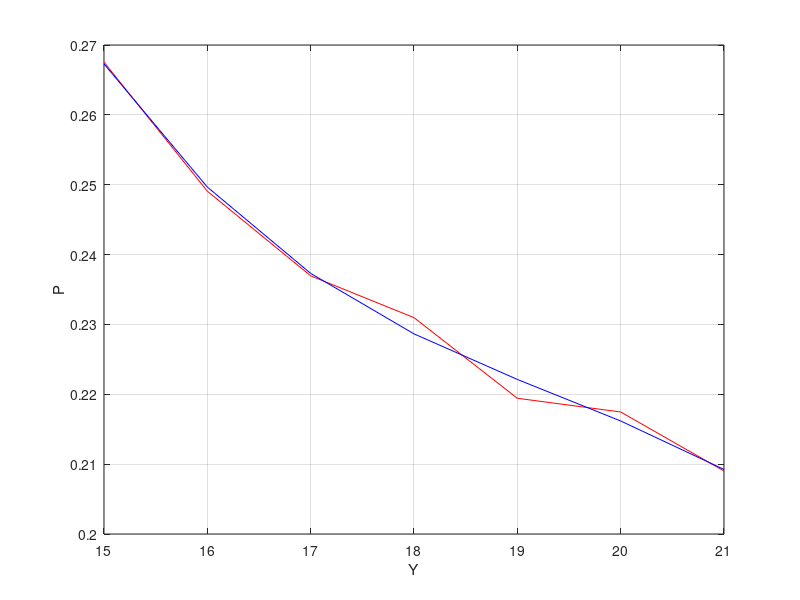

Write the MATLAB code that produced this figure.
clear;clc;
load accident_data;
ratio=polyfit(Y,Different_P,3);
plot(Y,Different_P,'r-',Y,polyval(ratio,Y),'b-');
grid on; 
xlabel('Y'),ylabel('P')